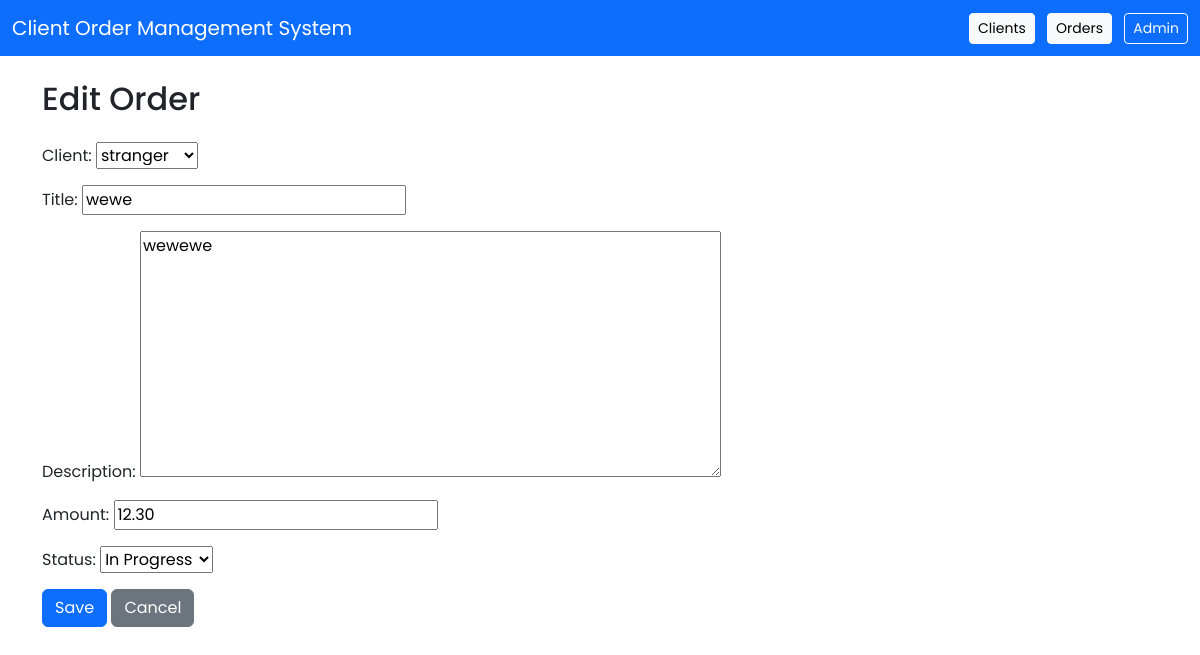
Page /orders/20/edit/ (signed in) on the committed database.
### core/models.py (models this page shows, shortened)
class Order(models.Model):
    STATUS_CHOICES = [
        ('Pending', 'Pending'),
        ('In Progress', 'In Progress'),
        ('Completed', 'Completed'),
    ]
    client = models.ForeignKey(Client, on_delete=models.CASCADE)
    title = models.CharField(max_length=100)
    description = models.TextField()
    amount = models.DecimalField(max_digits=10, decimal_places=2)
    status = models.CharField(max_length=20, choices=STATUS_CHOICES, default='Pending')
    created_by = models.ForeignKey(User, on_delete=models.CASCADE)
    created_at = models.DateTimeField(auto_now_add=True)

### core/views.py (the view)
# urls.py: path('orders/<int:pk>/edit/', views.OrderUpdateView.as_view(), name='order-edit'),
@method_decorator(login_required, name='dispatch')
class OrderUpdateView(UpdateView):
    model = Order
    form_class = OrderForm
    template_name = 'core/order_form.html'
    success_url = reverse_lazy('order-list')

### core/forms.py
class OrderForm(forms.ModelForm):
    class Meta:
        model = Order
        fields = ['client', 'title', 'description', 'amount', 'status']

### core/models.py (called while the page is built)
    def __str__(self):
        return self.name

### core/templates/core/order_form.html (shortened to what this page needs)
{% extends "base.html" %}
{% block content %}
<h2 class="mb-4">{% if form.instance.pk %}Edit Order{% else %}Add Order{% endif %}</h2>
<form method="post">
  {{ form.as_p }}
  <button type="submit" class="btn btn-primary">Save</button>
  <a href="{% url 'order-list' %}" class="btn btn-secondary">Cancel</a>
</form>
{% endblock %}

### core/templates/base.html (style rules this page uses)
body { font-family: 'Poppins', sans-serif; }

### rows in the picture
Order: client "stranger", title "wewe", description "wewewe", amount "12.30", status "In Progress"
